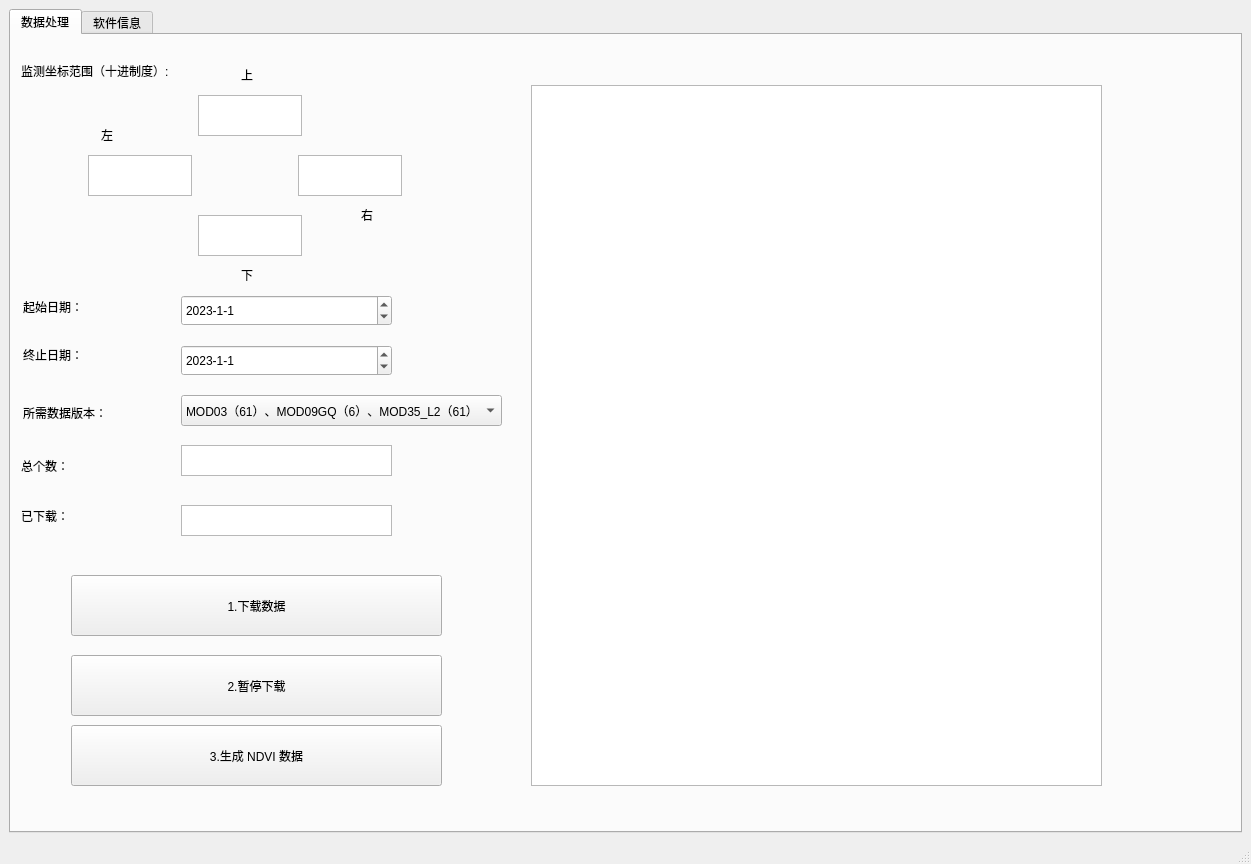
<?xml version="1.0" encoding="UTF-8"?>
<ui version="4.0">
 <class>MainWindow</class>
 <widget class="QMainWindow" name="MainWindow">
  <property name="geometry">
   <rect>
    <x>0</x>
    <y>0</y>
    <width>1251</width>
    <height>864</height>
   </rect>
  </property>
  <property name="windowTitle">
   <string>MainWindow</string>
  </property>
  <widget class="QWidget" name="centralwidget">
   <layout class="QHBoxLayout" name="horizontalLayout">
    <item>
     <widget class="QTabWidget" name="tabWidget">
      <property name="currentIndex">
       <number>0</number>
      </property>
      <widget class="QWidget" name="tab">
       <attribute name="title">
        <string>数据处理</string>
       </attribute>
       <widget class="QTextEdit" name="textEdit">
        <property name="geometry">
         <rect>
          <x>187</x>
          <y>60</y>
          <width>104</width>
          <height>41</height>
         </rect>
        </property>
       </widget>
       <widget class="QLabel" name="label_5">
        <property name="geometry">
         <rect>
          <x>230</x>
          <y>230</y>
          <width>31</width>
          <height>20</height>
         </rect>
        </property>
        <property name="text">
         <string>下</string>
        </property>
       </widget>
       <widget class="QTextEdit" name="textEdit_6">
        <property name="geometry">
         <rect>
          <x>187</x>
          <y>180</y>
          <width>104</width>
          <height>41</height>
         </rect>
        </property>
       </widget>
       <widget class="QLabel" name="label">
        <property name="geometry">
         <rect>
          <x>10</x>
          <y>10</y>
          <width>191</width>
          <height>51</height>
         </rect>
        </property>
        <property name="text">
         <string>监测坐标范围（十进制度）:</string>
        </property>
       </widget>
       <widget class="QPushButton" name="pushButton_5">
        <property name="geometry">
         <rect>
          <x>60</x>
          <y>690</y>
          <width>371</width>
          <height>61</height>
         </rect>
        </property>
        <property name="text">
         <string>3.生成 NDVI 数据</string>
        </property>
       </widget>
       <widget class="QLabel" name="label_2">
        <property name="geometry">
         <rect>
          <x>230</x>
          <y>30</y>
          <width>31</width>
          <height>20</height>
         </rect>
        </property>
        <property name="text">
         <string>上</string>
        </property>
       </widget>
       <widget class="QLabel" name="label_3">
        <property name="geometry">
         <rect>
          <x>90</x>
          <y>90</y>
          <width>41</width>
          <height>20</height>
         </rect>
        </property>
        <property name="text">
         <string>左</string>
        </property>
       </widget>
       <widget class="QLabel" name="label_4">
        <property name="geometry">
         <rect>
          <x>350</x>
          <y>170</y>
          <width>41</width>
          <height>20</height>
         </rect>
        </property>
        <property name="text">
         <string>右</string>
        </property>
       </widget>
       <widget class="QTextEdit" name="textEdit_5">
        <property name="geometry">
         <rect>
          <x>287</x>
          <y>120</y>
          <width>104</width>
          <height>41</height>
         </rect>
        </property>
       </widget>
       <widget class="QLabel" name="label_13">
        <property name="geometry">
         <rect>
          <x>10</x>
          <y>420</y>
          <width>81</width>
          <height>21</height>
         </rect>
        </property>
        <property name="text">
         <string>总个数：</string>
        </property>
       </widget>
       <widget class="QLabel" name="label_14">
        <property name="geometry">
         <rect>
          <x>10</x>
          <y>470</y>
          <width>81</width>
          <height>21</height>
         </rect>
        </property>
        <property name="text">
         <string>已下载：</string>
        </property>
       </widget>
       <widget class="QTextEdit" name="textEdit_7">
        <property name="geometry">
         <rect>
          <x>77</x>
          <y>120</y>
          <width>104</width>
          <height>41</height>
         </rect>
        </property>
       </widget>
       <widget class="QTextBrowser" name="textBrowser_2">
        <property name="geometry">
         <rect>
          <x>520</x>
          <y>50</y>
          <width>571</width>
          <height>701</height>
         </rect>
        </property>
       </widget>
       <widget class="QTextBrowser" name="textBrowser_3">
        <property name="geometry">
         <rect>
          <x>170</x>
          <y>410</y>
          <width>211</width>
          <height>31</height>
         </rect>
        </property>
       </widget>
       <widget class="QTextBrowser" name="textBrowser_4">
        <property name="geometry">
         <rect>
          <x>170</x>
          <y>470</y>
          <width>211</width>
          <height>31</height>
         </rect>
        </property>
       </widget>
       <widget class="QPushButton" name="pushButton_6">
        <property name="geometry">
         <rect>
          <x>60</x>
          <y>540</y>
          <width>371</width>
          <height>61</height>
         </rect>
        </property>
        <property name="text">
         <string>1.下载数据</string>
        </property>
       </widget>
       <widget class="QPushButton" name="pushButton_2">
        <property name="geometry">
         <rect>
          <x>60</x>
          <y>620</y>
          <width>371</width>
          <height>61</height>
         </rect>
        </property>
        <property name="minimumSize">
         <size>
          <width>159</width>
          <height>24</height>
         </size>
        </property>
        <property name="text">
         <string>2.暂停下载</string>
        </property>
       </widget>
       <widget class="QComboBox" name="comboBox">
        <property name="geometry">
         <rect>
          <x>170</x>
          <y>360</y>
          <width>321</width>
          <height>31</height>
         </rect>
        </property>
        <property name="editable">
         <bool>false</bool>
        </property>
        <property name="currentText">
         <string>MOD03（61）、MOD09GQ（6）、MOD35_L2（61）</string>
        </property>
        <property name="maxVisibleItems">
         <number>7</number>
        </property>
        <item>
         <property name="text">
          <string>MOD03（61）、MOD09GQ（6）、MOD35_L2（61）</string>
         </property>
        </item>
        <item>
         <property name="text">
          <string>MOD03（61）、MOD09GQ（61）、MOD35_L2（61）</string>
         </property>
        </item>
       </widget>
       <widget class="QLabel" name="label_7">
        <property name="geometry">
         <rect>
          <x>12</x>
          <y>362</y>
          <width>111</width>
          <height>31</height>
         </rect>
        </property>
        <property name="text">
         <string>所需数据版本：</string>
        </property>
       </widget>
       <widget class="QLabel" name="label_9">
        <property name="geometry">
         <rect>
          <x>12</x>
          <y>304</y>
          <width>111</width>
          <height>31</height>
         </rect>
        </property>
        <property name="text">
         <string>终止日期：</string>
        </property>
       </widget>
       <widget class="QLabel" name="label_6">
        <property name="geometry">
         <rect>
          <x>12</x>
          <y>256</y>
          <width>111</width>
          <height>31</height>
         </rect>
        </property>
        <property name="text">
         <string>起始日期：</string>
        </property>
       </widget>
       <widget class="QDateEdit" name="dateEdit">
        <property name="geometry">
         <rect>
          <x>170</x>
          <y>260</y>
          <width>211</width>
          <height>31</height>
         </rect>
        </property>
        <property name="displayFormat">
         <string>yyyy-M-d</string>
        </property>
        <property name="date">
         <date>
          <year>2023</year>
          <month>1</month>
          <day>1</day>
         </date>
        </property>
       </widget>
       <widget class="QDateEdit" name="dateEdit_4">
        <property name="geometry">
         <rect>
          <x>170</x>
          <y>310</y>
          <width>211</width>
          <height>31</height>
         </rect>
        </property>
        <property name="displayFormat">
         <string>yyyy-M-d</string>
        </property>
        <property name="date">
         <date>
          <year>2023</year>
          <month>1</month>
          <day>1</day>
         </date>
        </property>
       </widget>
      </widget>
      <widget class="QWidget" name="tab_2">
       <attribute name="title">
        <string>软件信息</string>
       </attribute>
       <widget class="QTextBrowser" name="textBrowser">
        <property name="geometry">
         <rect>
          <x>180</x>
          <y>80</y>
          <width>781</width>
          <height>581</height>
         </rect>
        </property>
        <property name="html">
         <string>&lt;!DOCTYPE HTML PUBLIC &quot;-//W3C//DTD HTML 4.0//EN&quot; &quot;http://www.w3.org/TR/REC-html40/strict.dtd&quot;&gt;
&lt;html&gt;&lt;head&gt;&lt;meta name=&quot;qrichtext&quot; content=&quot;1&quot; /&gt;&lt;meta charset=&quot;utf-8&quot; /&gt;&lt;style type=&quot;text/css&quot;&gt;
p, li { white-space: pre-wrap; }
&lt;/style&gt;&lt;/head&gt;&lt;body style=&quot; font-family:'Microsoft YaHei UI'; font-size:9pt; font-weight:400; font-style:normal;&quot;&gt;
&lt;p align=&quot;center&quot; style=&quot; margin-top:0px; margin-bottom:0px; margin-left:0px; margin-right:0px; -qt-block-indent:0; text-indent:0px;&quot;&gt;&lt;span style=&quot; font-size:12pt; font-weight:700;&quot;&gt;二十一世纪空间技术应用有限公司&lt;/span&gt;&lt;/p&gt;
&lt;p align=&quot;center&quot; style=&quot;-qt-paragraph-type:empty; margin-top:0px; margin-bottom:0px; margin-left:0px; margin-right:0px; -qt-block-indent:0; text-indent:0px; font-size:12pt; font-weight:700;&quot;&gt;&lt;br /&gt;&lt;/p&gt;
&lt;p align=&quot;center&quot; style=&quot;-qt-paragraph-type:empty; margin-top:0px; margin-bottom:0px; margin-left:0px; margin-right:0px; -qt-block-indent:0; text-indent:0px; font-size:12pt; font-weight:700;&quot;&gt;&lt;br /&gt;&lt;/p&gt;
&lt;p align=&quot;center&quot; style=&quot;-qt-paragraph-type:empty; margin-top:0px; margin-bottom:0px; margin-left:0px; margin-right:0px; -qt-block-indent:0; text-indent:0px; font-size:12pt; font-weight:700;&quot;&gt;&lt;br /&gt;&lt;/p&gt;
&lt;p align=&quot;center&quot; style=&quot; margin-top:0px; margin-bottom:0px; margin-left:0px; margin-right:0px; -qt-block-indent:0; text-indent:0px;&quot;&gt;&lt;span style=&quot; font-size:11pt;&quot;&gt;产品名称：长势监测软件&lt;/span&gt;&lt;/p&gt;
&lt;p align=&quot;center&quot; style=&quot; margin-top:0px; margin-bottom:0px; margin-left:0px; margin-right:0px; -qt-block-indent:0; text-indent:0px;&quot;&gt;&lt;span style=&quot; font-size:11pt;&quot;&gt;  产品类型：exe可执行程序&lt;/span&gt;&lt;/p&gt;
&lt;p align=&quot;center&quot; style=&quot;-qt-paragraph-type:empty; margin-top:0px; margin-bottom:0px; margin-left:0px; margin-right:0px; -qt-block-indent:0; text-indent:0px;&quot;&gt;&lt;br /&gt;&lt;/p&gt;&lt;/body&gt;&lt;/html&gt;</string>
        </property>
       </widget>
      </widget>
     </widget>
    </item>
   </layout>
  </widget>
  <widget class="QStatusBar" name="statusbar"/>
 </widget>
 <resources/>
 <connections/>
</ui>
